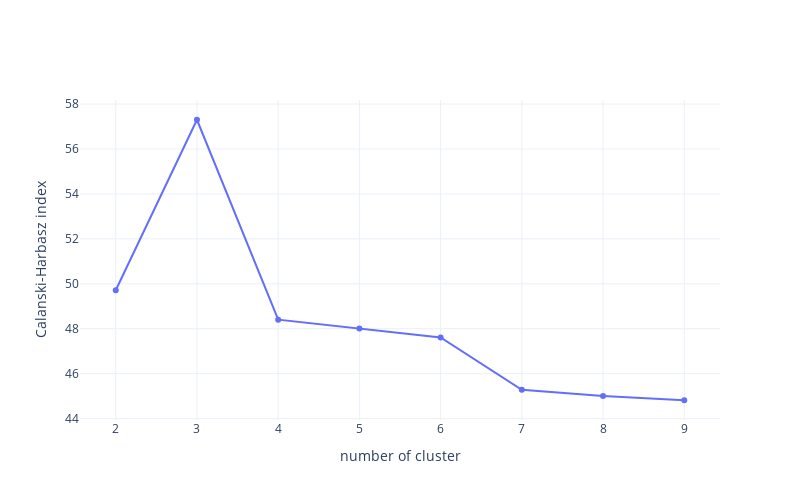

The code cell stored with this chart in its notebook:
### Code cell
# use Calanski-Harabasz index
# to choose the right number of cluster

from sklearn.cluster import AgglomerativeClustering
from sklearn import metrics


# where to store CH index
arr_calanski = {}

# max possible number of cluster
max_k = 10

# data
X = clustering_data

# loop over number of clusters
for k in range(2, max_k):
  # build model 
  model = AgglomerativeClustering(n_clusters=k, linkage=linkage_method, affinity=metric)
  model = model.fit(X)

  # clusters label
  labels = model.fit_predict(X)

  # compute calanski metric
  m = metrics.calinski_harabasz_score(X, labels)

  arr_calanski[k] = m


# plot of CH index
fig = go.Figure(data=[
                      go.Scatter(x=list(arr_calanski.keys()), y=list(arr_calanski.values()))
])

fig.update_layout(
    width=800,
    height=500,
    xaxis_title="number of cluster",
    yaxis_title="Calanski-Harbasz index"
)

fig.show()

### Figure 1 — Plotly figure (JSON) as saved in the notebook; plotly's stock layout.template omitted (floating-point values rounded to 4 significant figures)
{"data": [{"type": "scatter", "x": [2, 3, 4, 5, 6, 7, 8, 9], "y": [49.71, 57.3, 48.4, 48.01, 47.61, 45.28, 45.01, 44.82]}], "layout": {"height": 500, "width": 800, "xaxis": {"title": {"text": "number of cluster"}}, "yaxis": {"title": {"text": "Calanski-Harbasz index"}}}}
